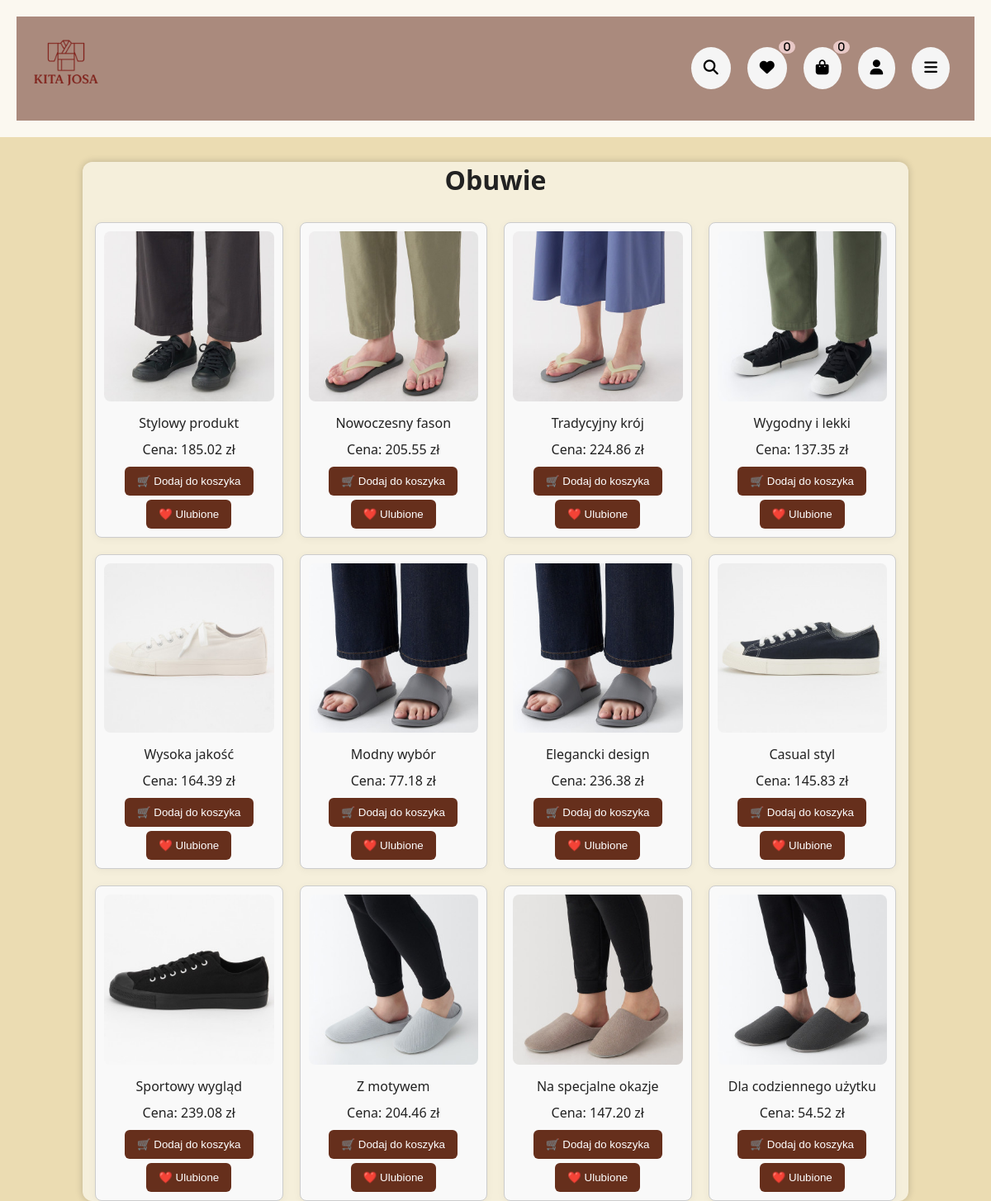
The app's page /obuwie.php with its own data.
### tables this page shows
CREATE TABLE `obuwie` (
  `id` int(11) NOT NULL,
  `cena` decimal(10,2) DEFAULT NULL,
  `opis` text DEFAULT NULL,
  `rozmiar` varchar(10) DEFAULT NULL,
  `zdjecie` varchar(255) DEFAULT NULL,
  `ilosc` int(11) DEFAULT NULL
);

### obuwie.php (the view, shortened to what this page needs)
<?php
include 'db.php';
$result = $conn->query("SELECT * FROM obuwie");
?>
<!DOCTYPE html>
<html lang="pl">
<head>
    <link rel="stylesheet" href="stele.css">
    <link rel="stylesheet" href="https://cdnjs.cloudflare.com/ajax/libs/font-awesome/6.4.0/css/all.min.css">
</head>
<header>
<div class="top-bar">
    <div class="logo">
        <img src="logi.png" alt="Kitajosa"/>
    </div>
       <div class="icon-buttons">
        <button class="icon-button">
            <i class="fas fa-search"></i>
        </button>
        <a href="ulubione.php">
        <button class="icon-button">
       <i class="fas fa-heart">
        <span class="badge">0</span>
       </i> </button></a>
       <a href="cart.php">
       <button class="icon-button">
       <i class="fas fa-shopping-bag">
        <span class="badge">0</span>
       </i></button></a>
       <a href="register.php">
       <button class="icon-button">
       <i class="fas fa-user"></i>
       </button></a>
       <div class="catalog-container">
       <button id="catalogToggle" class="icon-button">
       <i class="fas fa-bars"></i>
       </button>
       </div>
       </div>
    </div>
</header>
<body>
<div class="container">
    <h1>Obuwie</h1>
    <div class="products">
        <?php while ($row = $result->fetch_assoc()): ?>
            <div class="product">
                <a href="product3.php?kategoria=obuwie&id=<?= $row['id']; ?>">
                    <img src="images/<?= htmlspecialchars($row['zdjecie']); ?>" alt="Obrazek produktu">
                </a>
                <p><?= htmlspecialchars($row['opis']); ?></p>
                <p>Cena: <?= $row['cena']; ?> zł</p>
                <form method="POST" action="add_to_cart.php">
                    <button type="submit">🛒 Dodaj do koszyka</button>
                </form>
                <form method="POST" action="add_to_fav.php" style="margin-top:5px;">
                    <button type="submit">❤️ Ulubione</button>
                </form>
            </div>
        <?php endwhile; ?>
    </div>
</div>
</body>
</html>

### stele.css (style rules this page uses)
* { margin: 0; padding: 0; box-sizing: border-box; }
body, html { height: 100%; font-family: 'Segoe UI', sans-serif; color: #EBDCB2; background-color: #EBDCB2; }
header { background-color: rgba(255, 255, 255, 0.808); color: rgb(0, 0, 0); padding: 20px; text-align: center; }
.top-bar { display: flex; justify-content: space-between; align-items: center; padding: 10px 10px; background-color: #662f1c8a; border-bottom: 1px solid #662f1c00; }
.logo img { height: 100px; }
.icon-buttons { display: flex; gap: 20px; padding: 20px; background-color: #662f1c00; }
.icon-button { position: relative; font-size: 18px; padding: 15px; border: none; background: #f5f5f5; border-radius: 50%; cursor: pointer; transition: 0.3s; }
.badge { position: absolute; top: -8px; right: -10px; background: rgba(245, 214, 214, 0.822); color: black; border-radius: 50%; padding: 2px 6px; font-size: 12px; }
.container { max-width: 1000px; margin: 30px auto; padding: 0 15px; background: rgba(255, 255, 255, 0.541); border-radius: 12px; box-shadow: 0 0 10px rgba(0,0,0,0.2); color: #222; }
h1, h2 { margin: 0 0 10px; text-align: center; }
.products { display: grid; grid-template-columns: repeat(auto-fit, minmax(200px, 1fr)); gap: 20px; margin-top: 30px; }
.product { background: white; border-radius: 10px; padding: 15px; box-shadow: 0 2px 10px rgba(0,0,0,0.05); text-align: center; }
.product img { width: 100%; height: 150px; object-fit: cover; border-radius: 8px; }
.product p { margin: 10px 0; }
.product button { background: #662f1c; color: white; padding: 10px 15px; border: none; border-radius: 6px; cursor: pointer; transition: background 0.3s; }
.product { flex: 1 1 calc(25% - 20px); box-sizing: border-box; border: 1px solid #ccc; border-radius: 8px; padding: 10px; text-align: center; background-color: #f9f9f9; }
.product img { max-width: 100%; height: auto; }

### records on screen
obuwie: zdjecie (picture), opis "Stylowy produkt", cena "185.02"
obuwie: zdjecie (picture), opis "Nowoczesny fason", cena "205.55"
obuwie: zdjecie (picture), opis "Tradycyjny krój", cena "224.86"
obuwie: zdjecie (picture), opis "Wygodny i lekki", cena "137.35"
obuwie: zdjecie (picture), opis "Wysoka jakość", cena "164.39"
obuwie: zdjecie (picture), opis "Modny wybór", cena "77.18"
obuwie: zdjecie (picture), opis "Elegancki design", cena "236.38"
obuwie: zdjecie (picture), opis "Casual styl", cena "145.83"
obuwie: zdjecie (picture), opis "Sportowy wygląd", cena "239.08"
obuwie: zdjecie (picture), opis "Z motywem", cena "204.46"
obuwie: zdjecie (picture), opis "Na specjalne okazje", cena "147.20"
obuwie: zdjecie (picture), opis "Dla codziennego użytku", cena "54.52"
